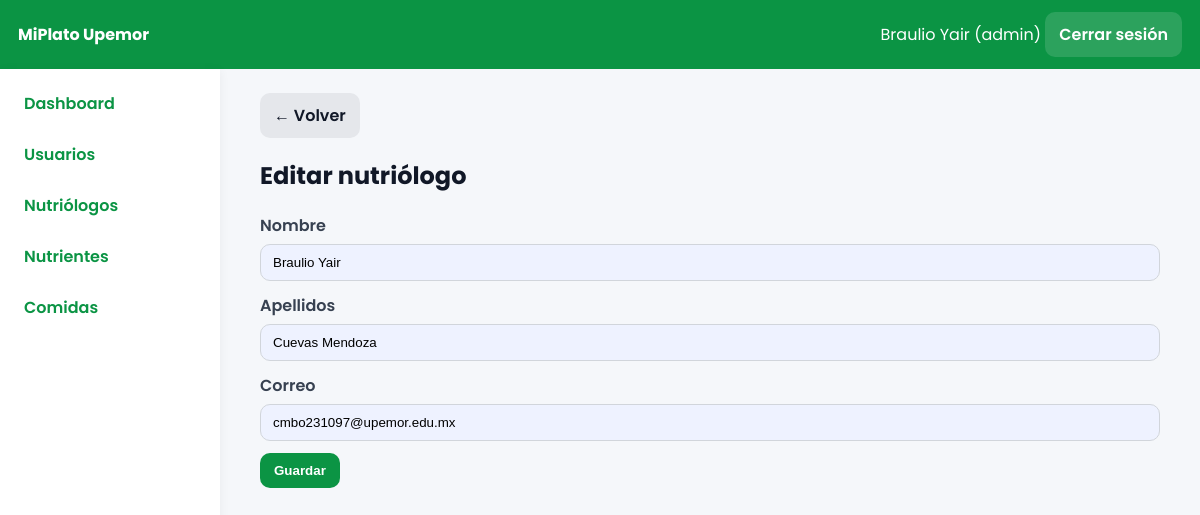
Page /index.php?controller=admin&action=nutriologoForm&id=7 (signed in) on the committed database.
### tables this page shows
CREATE TABLE `usuarios` (
  `id` int(11) NOT NULL AUTO_INCREMENT,
  `nombre` varchar(100) NOT NULL,
  `apellidos` varchar(120) DEFAULT NULL,
  `correo` varchar(120) NOT NULL,
  `password` varchar(255) NOT NULL,
  `rol` enum('admin','nutriologo','estudiante') NOT NULL DEFAULT 'estudiante',
  `creado_en` timestamp NOT NULL DEFAULT current_timestamp(),
  PRIMARY KEY (`id`),
  UNIQUE KEY `correo` (`correo`)
);

### app/core/Controller.php (called while the page is built, shortened)
<?php
class Controller{
protected function view($file,$data=[]){$view=$file;extract($data);include __DIR__.'/../views/layout.php';}
protected function partial($file,$data=[]){extract($data);include __DIR__.'/../views/'.$file.'.php';}
}

### app/controllers/AdminController.php (called while the page is built, shortened)
<?php
require_once __DIR__.'/../models/User.php';require_once __DIR__.'/../models/Nutriente.php';require_once __DIR__.'/../models/Comida.php';require_once __DIR__.'/../models/EstudianteDetalle.php';
class AdminController extends Controller{
public function nutriologoForm(){
    $id = $_GET['id'] ?? null;
    $u = $id ? (new User())->find($id) : null;
    $this->view('admin/nutriologos/form', compact('u', 'nd'));
}
}

### app/core/Router.php (called while the page is built)
<?php
class Router{public static function dispatch(){$c=$_GET['controller']??'auth';$a=$_GET['action']??'login';$cn=ucfirst($c).'Controller';$f=__DIR__.'/../controllers/'.$cn.'.php';if(!file_exists($f)){http_response_code(404);echo'Controller not found';exit;}require_once $f; if(!class_exists($cn)){echo'Class not found';exit;} $o=new $cn(); if(!method_exists($o,$a)){echo'Action not found';exit;} $o->$a();}}

### index.php (called while the page is built, shortened)
<?php
require __DIR__.'/app/core/Controller.php';
require __DIR__.'/app/core/Model.php';
require __DIR__.'/app/core/Database.php';
require __DIR__.'/app/core/Router.php';
Router::dispatch();

### app/core/Model.php (called while the page is built)
<?php class Model{protected $db;function __construct(){ $this->db=Database::getConnection();}}

### app/core/Database.php (called while the page is built)
<?php
class Database{private static $c=null;public static function getConnection(){if(self::$c===null){$dsn='mysql:host='.DB_HOST.';dbname='.DB_NAME.';charset=utf8mb4';self::$c=new PDO($dsn,DB_USER,DB_PASS,[PDO::ATTR_ERRMODE=>PDO::ERRMODE_EXCEPTION,PDO::ATTR_DEFAULT_FETCH_MODE=>PDO::FETCH_ASSOC]);}return self::$c;}}

### app/models/User.php (called while the page is built, shortened)
<?php
class User extends Model{
public function find($id){$st=$this->db->prepare("SELECT * FROM usuarios WHERE id=?");$st->execute([$id]);return $st->fetch();}
}

### app/views/admin/nutriologos/form.php (the view, shortened to what this page needs)
<a class='btn' href='index.php?controller=admin&action=nutriologos'>← Volver</a><h2><?= isset($u)?'Editar':'Nuevo' ?> nutriólogo</h2>
<form method='POST' action='index.php?controller=admin&action=nutriologoSave' autocomplete='off'>
<label class='form-label'>Nombre</label><input class='form-control' name='nombre' value='<?= $u['nombre'] ?? '' ?>' required>
<label class='form-label'>Apellidos</label><input class='form-control' name='apellidos' value='<?= $u['apellidos'] ?? '' ?>' required>
<label class='form-label'>Correo</label><input class='form-control' type='email' name='correo' value='<?= $u['correo'] ?? '' ?>' required autocomplete='off'>
<button class='btn primary mt-12' type='submit'>Guardar</button></form>

### public/css/app.css (style rules this page uses)
* { box-sizing:border-box }
body { font-family:'Poppins',system-ui,Segoe UI,Roboto,Arial,sans-serif;background:#f5f7fa;margin:0;color:#111827 }
.form-label { display:block;text-align:left;margin:12px 0 6px;font-weight:600;color:#374151 }
.form-control { width:100%;border:1px solid #d1d5db;border-radius:10px;padding:10px 12px;background:#eef2ff }
.mt-12 { margin-top:12px }
.btn { display:inline-block;padding:10px 14px;border-radius:10px;border:0;background:#e5e7eb;text-decoration:none;color:#111827;font-weight:600 }
.btn.primary { background:#0b9444;color:#fff }

### rows in the picture
usuarios: nombre "Braulio Yair", apellidos "Cuevas Mendoza", correo "cmbo231097@upemor.edu.mx"

### other values in the picture
$_SESSION['user']['nombre'] "Braulio Yair"
$_SESSION['user']['rol'] "admin"
